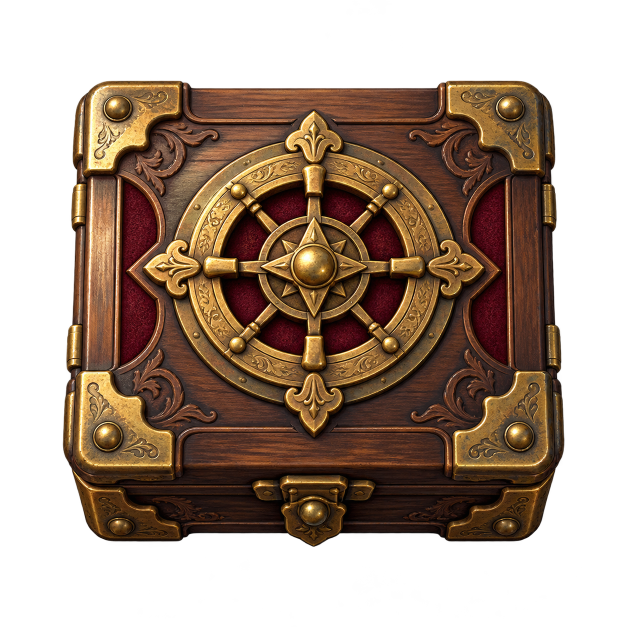
#> input picture TimeBombRP/Assets/Sources/chest_painted.png, 1254 x 1254 px (shown at 1/2 size); its folder holds 3 pictures in this run; the run also reads 1 picture not shown here
$ python assets_build.py
#> lines starting #> are read from the running program, lines starting #| are printed output that depends on the picture
#!/usr/bin/env python3
"""Build the original TimeBombRP art set. Python 3 + Pillow; no network needed.

AI-painted source props are versioned in Assets/Sources. Small ornaments, cable
illustrations and role badges are original deterministic drawing code below.
No third-party game art or fonts are embedded. Runtime files are ready to use.
"""
from __future__ import annotations

import argparse
import hashlib
import json
import math
import random
import struct
from pathlib import Path

from PIL import Image, ImageChops, ImageDraw, ImageEnhance, ImageFont, ImageOps

ROOT = Path(__file__).resolve().parents[1]
ASSETS = ROOT / "TimeBombRP" / "Assets"
SOURCES = ASSETS / "Sources"
SCALE = 4
BRASS = (182, 136, 67, 255)
GOLD = (234, 196, 118, 255)
DARK = (38, 24, 18, 255)
IVORY = (242, 224, 181, 255)


class Canvas:
    def __init__(self, width=128, height=128):
        self.im = Image.new("RGBA", (width * SCALE, height * SCALE))
        self.draw = ImageDraw.Draw(self.im)

    def box(self, p):
        return tuple(round(v * SCALE) for v in p)

    def line(self, points, fill, width=1):
        self.draw.line([self.box(p) for p in points], fill=fill,
                       width=max(1, round(width * SCALE)), joint="curve")

    def polygon(self, points, fill, outline=None, width=1):
        pts = [self.box(p) for p in points]
        self.draw.polygon(pts, fill=fill)
        if outline:
            self.draw.line(pts + pts[:1], fill=outline,
                           width=max(1, round(width * SCALE)), joint="curve")

    def ellipse(self, box, fill=None, outline=None, width=1):
        self.draw.ellipse(self.box(box), fill=fill, outline=outline,
                          width=max(1, round(width * SCALE)))

    def rounded(self, box, radius, fill=None, outline=None, width=1):
        self.draw.rounded_rectangle(self.box(box), round(radius * SCALE),
                                    fill=fill, outline=outline,
                                    width=max(1, round(width * SCALE)))

    def curve(self, points, color, width=1):
        # Cubic Bezier tessellation, deterministic and resolution independent.
        p0, p1, p2, p3 = points
        path = []
        for i in range(61):
            t = i / 60
            u = 1 - t
            path.append(tuple(u**3 * p0[j] + 3*u*u*t*p1[j] +
                              3*u*t*t*p2[j] + t**3*p3[j] for j in (0, 1)))
        self.line(path, color, width)

    def result(self):
        return self.im.resize((self.im.width // SCALE, self.im.height // SCALE),
                              Image.Resampling.LANCZOS)


def metal_line(c, points, width=5, color=BRASS):
    c.line([(x+1.0, y+1.3) for x, y in points], (13, 10, 9, 230), width+3)
    c.line(points, (89, 58, 31, 255), width+1)
    c.line(points, color, width)
    c.line([(x-0.45, y-0.65) for x, y in points], GOLD, max(0.7, width*0.2))


def rivet(c, x, y, radius=3):
    c.ellipse((x-radius-1, y-radius-1, x+radius+1, y+radius+1), DARK)
    c.ellipse((x-radius, y-radius, x+radius, y+radius), BRASS)
    c.ellipse((x-radius+0.6, y-radius+0.6, x+radius-1, y+radius-1), GOLD)
    c.line([(x-radius*0.4, y+radius*0.4), (x+radius*0.4, y-radius*0.4)],
           (118, 81, 42, 255), 0.65)


def gear(c, x, y, r, teeth=12, inner=None):
    points = []
    for j in range(teeth*4):
        a = j * math.pi * 2 / (teeth*4)
        rr = r if j % 4 in (1, 2) else r*0.89
        points.append((x+math.sin(a)*rr, y+math.cos(a)*rr))
    c.polygon(points, BRASS, DARK, 1.4)
    c.ellipse((x-r*.78, y-r*.78, x+r*.78, y+r*.78), inner or DARK, GOLD, 1.2)
    c.ellipse((x-r*.68, y-r*.68, x+r*.68, y+r*.68), None, (99, 68, 39, 255), 1)


def leaf(c, x, y, size=1, flip=1):
    for d in (-1, 1):
        c.curve([(x, y), (x+d*20*size, y-14*size*flip),
                 (x+d*20*size, y-32*size*flip), (x+d*5*size, y-20*size*flip)],
                BRASS, 1)
        c.curve([(x+d*9*size, y-13*size*flip), (x+d*23*size, y-14*size*flip),
                 (x+d*20*size, y-22*size*flip), (x+d*9*size, y-13*size*flip)],
                GOLD, 0.65)


def card_alpha():
    c = Canvas(128, 256)
    c.rounded((6, 7, 122, 249), 10, (255,255,255,255))
    return c.result().getchannel("A")


def card_surface(back=False):
    c = Canvas(128, 256)
    base = Image.new("RGBA", (128,256))
    pix = base.load()
    rnd = random.Random(70811)
    for y in range(256):
        for x in range(128):
            edge = min(x, 127-x, y/2, (255-y)/2) / 64
            grain = rnd.randrange(-5, 6)
            if back:
                rgb = (41+18*edge, 19+5*edge, 20+6*edge)
            else:
                rgb = (153+56*edge, 125+53*edge, 84+47*edge)
            pix[x,y] = tuple(max(0,min(255, int(z+grain))) for z in rgb)+(255,)
    c.im = base.resize((128*SCALE,256*SCALE),Image.Resampling.BICUBIC)
    c.draw = ImageDraw.Draw(c.im)
    c.rounded((7,8,121,248), 10, None, (37,22,15,255), 7)
    c.rounded((9,10,119,246), 8, None, BRASS, 1.2)
    c.rounded((13,14,115,242), 6, None, (86,57,32,255), 2.1)
    c.rounded((16,17,112,239), 4, None, GOLD, 0.55)
    for x in (16, 112):
        for y in (19,237):
            rivet(c,x,y,1.7)
    for y, flip in ((59,1), (197,-1)):
        leaf(c,64,y,.69,flip)
        c.polygon([(60,y-4*flip),(64,y-12*flip),(68,y-4*flip),(64,y)], BRASS)
    c.line([(28,62),(49,62)],BRASS,.7)
    c.line([(79,62),(100,62)],BRASS,.7)
    c.line([(28,194),(49,194)],BRASS,.7)
    c.line([(79,194),(100,194)],BRASS,.7)
    return c


def cable(c, kind, x=64, y=127, factor=1):
    # Color is redundant: safe has a parted loop, defuse a check/spark seal,
    # bomb a distinctive round clockwork trigger and flaring fuse.
    if kind == "safe":
        path1=[(x-29,y-36),(x-50,y-7),(x-19,y+28),(x-8,y+2)]
        path2=[(x+8,y-2),(x+19,y-28),(x+50,y+7),(x+29,y+36)]
        for points in (path1,path2):
            c.curve(points,(46,34,24,255),12)
            c.curve(points,(105,108,99,255),8)
            c.curve([(px-1,py-1) for px,py in points],(226,227,198,255),2)
        for xx, yy in ((x-8,y+2),(x+8,y-2)):
            c.ellipse((xx-5,yy-5,xx+5,yy+5),BRASS,DARK,1)
            c.ellipse((xx-2,yy-2,xx+2,yy+2),DARK)
        c.line([(x-3,y-14),(x+3,y-9)],IVORY,2)
        c.line([(x-3,y+9),(x+3,y+14)],IVORY,2)
    elif kind == "defuse":
        gear(c,x,y,37,12,(40,74,63,255))
        c.ellipse((x-23,y-23,x+23,y+23),None,(105,162,130,255),1.2)
        metal_line(c,[(x-18,y),(x-5,y+13),(x+19,y-15)],7,IVORY)
        c.polygon([(x,y-54),(x+4,y-44),(x,y-37),(x-4,y-44)],GOLD)
        c.polygon([(x,y+54),(x+4,y+44),(x,y+37),(x-4,y+44)],GOLD)
    elif kind == "bomb":
        c.curve([(x+5,y-32),(x+34,y-59),(x+45,y-30),(x+32,y-54)],DARK,7)
        c.curve([(x+5,y-32),(x+34,y-59),(x+45,y-30),(x+32,y-54)],(195,119,64,255),3)
        for j in range(8):
            a=j*math.pi/4
            c.line([(x+32+math.sin(a)*5,y-54+math.cos(a)*5),
                    (x+32+math.sin(a)*11,y-54+math.cos(a)*11)],GOLD,1.6)
        c.rounded((x-12,y-35,x+12,y-22),3,BRASS,DARK,2)
        c.ellipse((x-35,y-27,x+35,y+43),(39,32,29,255),DARK,3)
        c.ellipse((x-32,y-25,x+32,y+39),(62,43,36,255),BRASS,1.5)
        c.ellipse((x-27,y-20,x+27,y+34),(83,38,35,255),(146,83,49,255),2)
        gear(c,x,y+7,22,8,(42,27,24,255))
        c.polygon([(x,y-8),(x+13,y+16),(x-13,y+16)],(219,103,72,255),GOLD,1)
        c.rounded((x-1.5,y-1,x+1.5,y+7),1,IVORY)
        c.ellipse((x-1.5,y+10,x+1.5,y+13),IVORY)
        for xx, yy in ((x-24,y-7),(x+25,y+25)):
            rivet(c,xx,yy,2.5)


def make_card(kind):
    c=card_surface(kind=="back")
    if kind=="back":
        c.polygon([(64,75),(102,128),(64,181),(26,128)],(80,37,36,255),BRASS,1.1)
        c.polygon([(64,85),(94,128),(64,171),(34,128)],None,GOLD,.6)
        gear(c,64,128,30,12,(52,26,24,255))
        for j in range(8):
            a=j*math.pi/4
            rr=25 if j%2==0 else 18
            c.polygon([(64+math.sin(a)*rr,128+math.cos(a)*rr),
                       (64+math.sin(a+.45)*9,128+math.cos(a+.45)*9),
                       (64+math.sin(a-.45)*9,128+math.cos(a-.45)*9)],GOLD,DARK,.6)
        rivet(c,64,128,7)
    else:
        cable(c,kind)
    result=c.result()
    result.putalpha(card_alpha())
    return result


def medallion(kind):
    c=Canvas()
    for side in (-1,1):
        c.polygon([(64+side*20,71),(64+side*37,114),
                   (64+side*24,106),(64+side*14,119),(64+side*6,80)],
                  (79,30,33,255),BRASS,1.1)
    gear(c,64,59,46,16,(33,37,31,255) if kind=="defuser" else (61,27,28,255))
    c.ellipse((28,23,100,95),None,GOLD,1)
    if kind=="defuser":
        c.polygon([(64,27),(88,36),(85,65),(76,79),(64,87),(52,79),(43,65),(40,36)],
                  (46,84,67,255),GOLD,1.8)
        metal_line(c,[(50,56),(61,68),(80,44)],5,IVORY)
    else:
        # An impish mechanical theatrical mask: role emblem, not character lore.
        c.polygon([(38,41),(50,45),(64,39),(78,45),(90,41),(85,69),
                   (76,79),(64,73),(52,79),(43,69)],(91,48,38,255),GOLD,1.8)
        c.polygon([(45,50),(58,55),(55,62),(47,59)],IVORY,DARK,1)
        c.polygon([(83,50),(70,55),(73,62),(81,59)],IVORY,DARK,1)
        c.line([(58,67),(64,69),(70,67)],GOLD,1.6)
        c.polygon([(48,39),(40,23),(61,36)],BRASS,DARK,1)
        c.polygon([(80,39),(88,23),(67,36)],BRASS,DARK,1)
    return c.result()


def progress(on):
    c=Canvas()
    gear(c,64,64,47,12,(24,31,26,255))
    c.ellipse((30,30,98,98),(54,86,58,255) if on else (34,31,25,255),GOLD,1.5)
    if on:
        c.ellipse((36,36,92,92),(88,139,84,255),(148,175,104,255),1)
        metal_line(c,[(44,65),(58,80),(86,47)],8,IVORY)
    else:
        c.ellipse((39,39,89,89),None,(88,76,50,255),2)
        c.ellipse((58,58,70,70),(116,91,53,255))
    return c.result()


def ornament():
    c=Canvas()
    c.polygon([(64,44),(75,64),(64,84),(53,64)],BRASS,DARK,1)
    c.polygon([(64,51),(70,64),(64,77),(58,64)],GOLD)
    for flip in (-1,1):
        for sign in (-1,1):
            c.curve([(64,64),(64+sign*22,64+flip*27),
                     (64+sign*60,64+flip*5),(64+sign*43,64)],BRASS,2)
            c.curve([(64+sign*21,64+flip*10),(64+sign*43,64+flip*27),
                     (64+sign*43,64+flip*5),(64+sign*21,64+flip*10)],GOLD,1)
            c.curve([(64+sign*32,64+flip*4),(64+sign*67,64+flip*2),
                     (64+sign*52,64+flip*24),(64+sign*49,64+flip*11)],BRASS,1)
    return c.result()


def fit_source(name,size,padding=10):
    src=Image.open(SOURCES/(name+"_painted.png")).convert("RGBA")
    if name=="table":
        return src.resize(size,Image.Resampling.LANCZOS)
    bbox=src.getchannel("A").getbbox()
    if bbox is None:
        raise ValueError("Empty source alpha")
    src=src.crop(bbox)
    src.thumbnail((size[0]-padding*2,size[1]-padding*2),Image.Resampling.LANCZOS)
    out=Image.new("RGBA",size)
    out.alpha_composite(src,((size[0]-src.width)//2,(size[1]-src.height)//2))
    return out


def write_tga(path, image):
    image=image.convert("RGBA")
    # True-color, uncompressed, BGRA, top-left origin, eight alpha bits.
    header=struct.pack("<BBBHHBHHHHBB",0,0,2,0,0,0,0,0,image.width,image.height,32,0x28)
    path.write_bytes(header+image.tobytes("raw","BGRA"))


def verify():
    manifest=json.loads((ASSETS/"manifest.json").read_text())
    alphas=[]
    for entry in manifest["textures"]:
        path=ASSETS/entry["file"]
        raw=path.read_bytes()
        h=struct.unpack("<BBBHHBHHHHBB",raw[:18])
        w,ht=h[8],h[9]
        assert h[0:3]==(0,0,2),path
        assert h[10:12]==(32,0x28),path
        assert [w,ht]==entry["dimensions"],path
        assert w&(w-1)==0 and ht&(ht-1)==0,path
        assert len(raw)==18+w*ht*4,path
        assert hashlib.sha256(raw).hexdigest()==entry["sha256"],path
        image=Image.open(path).convert("RGBA")
        assert image.tobytes("raw","BGRA")==raw[18:],"TGA orientation mismatch"
        alpha=image.getchannel("A")
        if path.stem!="table":
            assert alpha.getextrema()==(0,255),path
            assert alpha.getpixel((0,0))==0 and alpha.getpixel((w-1,ht-1))==0,path
        if path.stem.startswith("card_"):
            alphas.append(alpha.tobytes())
    assert len(alphas)==4 and len(set(alphas))==1,"Card silhouette differs"
    print("Assets verified: %d uncompressed BGRA32 POT textures, top-left orientation, alpha, SHA-256, identical card silhouettes."%len(manifest["textures"]))


def contact_sheet(images):
    out=Image.new("RGB",(1100,920),(22,18,17))
    d=ImageDraw.Draw(out)
    try:
        title=ImageFont.truetype("DejaVuSans.ttf",24)
        font=ImageFont.truetype("DejaVuSans.ttf",15)
        small=ImageFont.truetype("DejaVuSans.ttf",12)
    except OSError:
        title=font=small=ImageFont.load_default()
    d.text((32,24),"TIME BOMB RP / ORIGINAL TEXTURE SET",font=title,fill=(238,217,174))
    d.text((32,59),"Asset contact sheet · not a WoW capture · alpha shown on charcoal",font=font,fill=(154,140,122))
    for i,k in enumerate(("card_back","card_safe","card_defuse","card_bomb")):
        x=40+i*168
        out.paste(images[k],(x,96),images[k])
        d.text((x,363),k,font=font,fill=(225,207,167))
        d.text((x,386),"128 × 256 / RGBA",font=small,fill=(148,136,117))
    for k,xy in (("chest",(750,95)),("pliers",(755,368))):
        im=images[k].copy();im.thumbnail((235,235),Image.Resampling.LANCZOS)
        out.paste(im,xy,im)
        d.text((xy[0],xy[1]+240),k,font=font,fill=(225,207,167))
    for i,k in enumerate(("emblem_defuser","emblem_saboteur","progress_on","progress_off","ornament")):
        x=30+i*136
        im=images[k]
        out.paste(im,(x,439),im)
        d.text((x,575),k,font=small,fill=(225,207,167))
    table=images["table"].resize((1024,256),Image.Resampling.LANCZOS)
    out.paste(table,(32,625),table)
    d.text((40,889),"table · 1024 × 512 (compressed vertically in this contact sheet)",font=small,fill=(172,156,132))
    (ROOT/"docs").mkdir(exist_ok=True)
    out.save(ROOT/"docs"/"assets-preview.png")


def build():
    ASSETS.mkdir(parents=True,exist_ok=True)
    images={"card_"+k:make_card(k) for k in ("back","safe","defuse","bomb")}
#> in __init__, `self.im = Image.new("RGBA", (width * SCALE, height * SCALE))`: self.im: PIL image 512x1024 RGBA; every value is 0
#> in card_surface, `base = Image.new("RGBA", (128,256))`: base: PIL image 128x256 RGBA; every value is 0
#> call 4 of make_card, with kind = 'bomb'
#> in make_card (call 4), `result.putalpha(card_alpha())`:
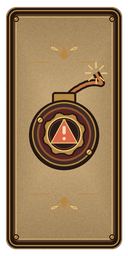
#> result: PIL image 128x256 RGBA; mean R, G, B, A 145.7, 116.5, 78.9, 218.5; transparent parts drawn white
#> images = 4 items
    images.update({"emblem_"+k:medallion(k) for k in ("defuser","saboteur")})
#> in __init__ (call 9), `self.im = Image.new("RGBA", (width * SCALE, height * SCALE))`: self.im: PIL image 512x512 RGBA; every value is 0
    images.update({"progress_on":progress(True),"progress_off":progress(False),
                   "ornament":ornament(),"chest":fit_source("chest",(256,256),14),
                   "pliers":fit_source("pliers",(256,256),12),
                   "table":fit_source("table",(1024,512),0)})
#> in fit_source, src is the input picture: PIL image 1254x1254 RGBA; mean R, G, B, A 56.5, 37.5, 23.1, 139.7
#> in fit_source, `bbox=src.getchannel("A").getbbox()`: bbox = (0, 0, 1238, 1254)
#> in fit_source, `out=Image.new("RGBA",size)`: out: PIL image 256x256 RGBA; every value is 0
#> call 2 of fit_source, with name = 'pliers', size = (256, 256), padding = 12
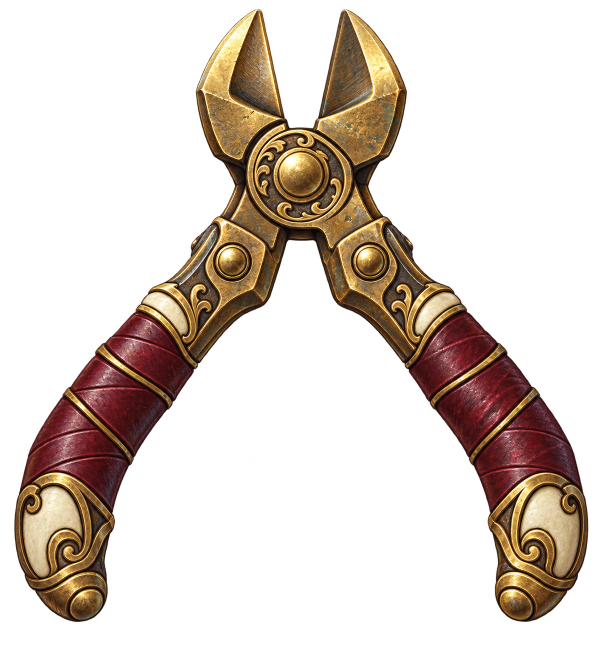
#> input picture TimeBombRP/Assets/Sources/pliers_painted.png, 1205 x 1305 px (shown at 1/2 size)
#> in fit_source, src is the input picture: PIL image 1205x1305 RGBA; mean R, G, B, A 36.1, 25.1, 16.6, 70.5
#> in fit_source (call 2), `bbox=src.getchannel("A").getbbox()`: bbox = (21, 15, 1189, 1305)
#> call 3 of fit_source, with name = 'table', size = (1024, 512), padding = 0
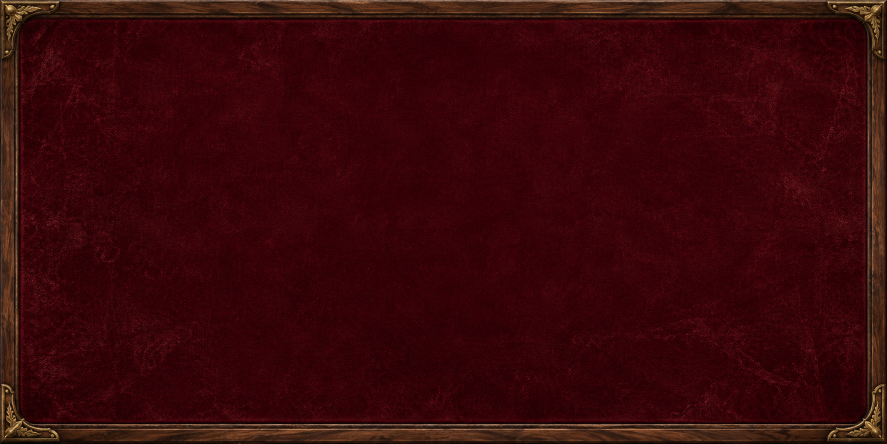
#> input picture TimeBombRP/Assets/Sources/table_painted.png, 1774 x 887 px (shown at 1/2 size)
    entries=[]
    for name,im in images.items():
        path=ASSETS/(name+".tga")
        write_tga(path,im)
        entries.append({"file":path.name,"dimensions":list(im.size),
                        "format":"TGA type 2; BGRA32; straight alpha; top-left origin",
                        "alpha":"opaque" if name=="table" else "transparent cutout",
                        "provenance":"OpenAI imagegen original painted source; deterministic resize/crop" if name in ("chest","pliers","table") else "Original procedural illustration in tools/assets_build.py",
                        "sha256":hashlib.sha256(path.read_bytes()).hexdigest()})
#> this loop made 12 passes
#> name on passes 1 to 12: 'card_back', 'card_safe', 'card_defuse', 'card_bomb', 'emblem_defuser', 'emblem_saboteur', 'progress_on', 'progress_off', 'ornament', 'chest', 'pliers', 'table'
#> after the loop, entries = 12 items
    manifest={"name":"TimeBombRP original art set","version":"1.0.0",
              "runtime_root":"Interface\\AddOns\\TimeBombRP\\Assets\\",
              "license":"Original project artwork; see Assets/README.md",
              "build":"python3 tools/assets_build.py",
              "verify":"python3 tools/assets_build.py --verify",
              "generated_source_prompts":["Sources/prompts.json","Sources/pliers_prompt.json"],
              "textures":entries}
    (ASSETS/"manifest.json").write_text(json.dumps(manifest,indent=2)+"\n")
    contact_sheet(images)
#> after the loop in contact_sheet, `for k,xy in (("chest",(750,95)),("pliers",(755,368))):`:
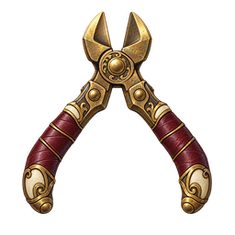
#> im: PIL image 235x235 RGBA; mean R, G, B, A 29.2, 20.1, 13.1, 54.7; transparent parts drawn white
#> after the loop in contact_sheet, `for i,k in enumerate(("emblem_defuser","emblem_saboteur","progress_on"..`:
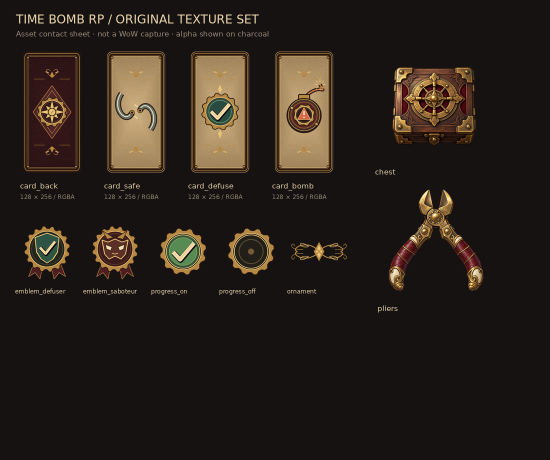
#> out: PIL image 1100x920 RGB (shown at 1/2 size); mean R, G, B 40.6, 32.4, 26
#> in contact_sheet, `table=images["table"].resize((1024,256),Image.Resampling.LANCZOS)`:
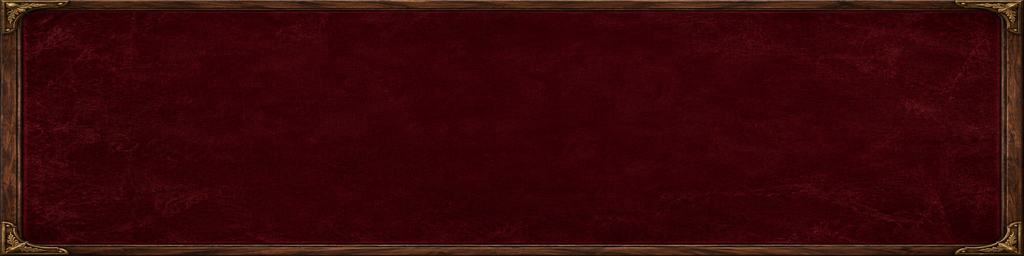
#> table: PIL image 1024x256 RGBA; mean R, G, B, A 56.5, 8, 10.2, 255
#> in contact_sheet, `out.save(ROOT/"docs"/"assets-preview.png")`:
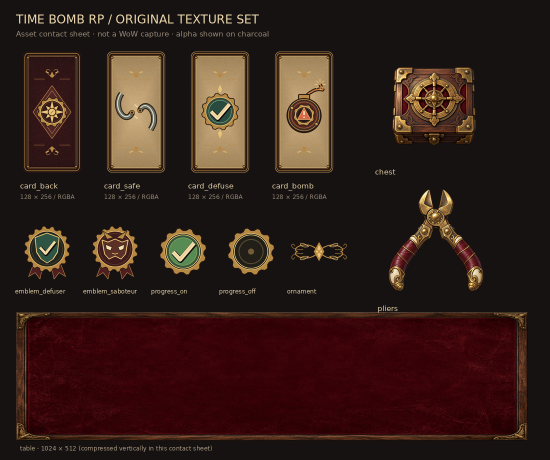
#> saved as assets-preview.png: PIL image 1100x920 RGB (shown at 1/2 size); mean R, G, B 49.6, 29.9, 24.3
    verify()


if __name__=="__main__":
    parser=argparse.ArgumentParser(description=__doc__)
    parser.add_argument("--verify",action="store_true",help="Verify only; do not rebuild")
    args=parser.parse_args()
    verify() if args.verify else build()
